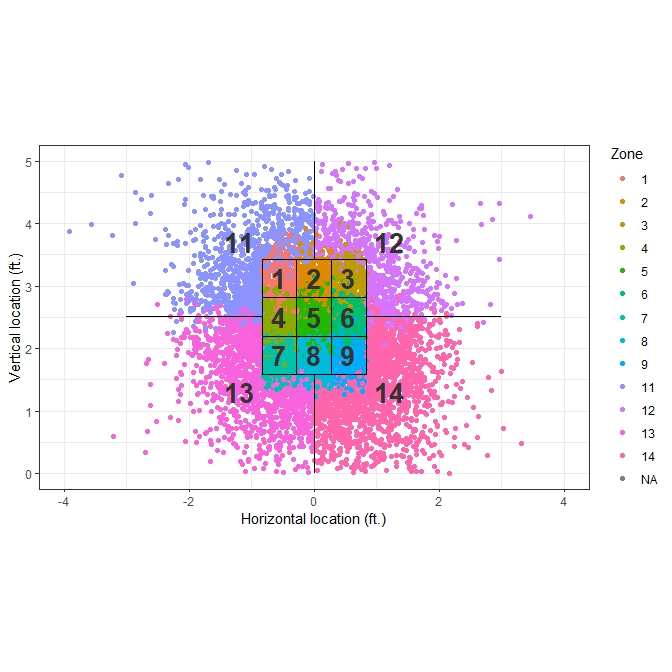

Source code (R):
#--------------------------------------------------------------------------------#
# Visualize the variable "zone"
#--------------------------------------------------------------------------------#

# Install packages
library(data.table)
library(dplyr)
library(ggplot2)

set.seed(0)

# Load the data
mlb2015 = fread("mlb_sc_2015.csv")
mlb2016 = fread("mlb_sc_2016.csv")
mlb2017 = fread("mlb_sc_2017.csv")
mlb2018 = fread("mlb_sc_2018.csv")
mlb2019 = fread("mlb_sc_2019.csv")

# Combine the data
mlb1519 = bind_rows(list(mlb2015, mlb2016, mlb2017, mlb2018, mlb2019)) %>% as_tibble()
attach(mlb1519)

# Strike zone
#----------------------------------------------

# Check min and max value of plate_x and plate_z by zone
mlb1519 %>% 
  group_by(zone) %>% 
  summarize(
  	min_px = min(plate_x), 
  	max_px = max(plate_x), 
  	min_pz = min(plate_z), 
  	max_pz = max(plate_z))

# Check mean(sz_top) and mean(sz_bot)
summary(sz_top)
summary(sz_bot)

# Draw boundaries in strike zone
strike_zone = data.frame(
	z = factor(c(7, 4, 1, 8, 5, 2, 9, 6, 3)), 
	left = c(-0.83, -0.83, -0.83, -0.28, -0.28, -0.28, 0.28, 0.28, 0.28),
	right = c(-0.28, -0.28, -0.28, 0.28, 0.28, 0.28, 0.83, 0.83, 0.83),
	bot = c(1.58, 2.20, 2.82, 1.58, 2.20, 2.82, 1.58, 2.20, 2.82),
	top = c(2.20, 2.82, 3.43, 2.20, 2.82, 3.43, 2.20, 2.82, 3.43)
)

# Draw boundaries in ball zone
ball_zone_11_12 = data.frame(x = c(0, 0), z = c(3.43, 5.0)) # Boundary b/w zone 11 and 12
ball_zone_13_14 = data.frame(x = c(0, 0), z = c(1.58, 0.0)) # Boundary b/w zone 13 and 14
ball_zone_11_13 = data.frame(x = c(-0.83, -3), z = c(2.51, 2.51)) # Boundary b/w zone 11 and 13
ball_zone_12_14 = data.frame(x = c(0.83, 3), z = c(2.51, 2.51)) # Boundary b/w zone 11 and 12

# Visualize 
randsamp = mlb1519 %>% sample_n(10000)
ggplot() + 
  # Axis labels
  xlim(-4, 4) + xlab("Horizontal location (ft.)") + 
  ylim(0, 5) + ylab("Vertical location (ft.)") + 
  theme_bw() + 
  # Pitch distribution colored by zone
  geom_point(data = randsamp, aes(x = plate_x, y = plate_z, color = factor(zone))) + 
  labs(color = "Zone") + 
  # Boundaries in strike zone
  geom_rect(data = strike_zone, aes(xmin = left, xmax = right, ymin = bot, ymax = top), fill = NA, color = "black") + 
  # Zone No. in strike zone
  geom_text(data = strike_zone, aes(x = left + (right - left)/2, y = bot + (top - bot)/2, label = z), size = 7, fontface = 2, color = I("grey20")) + 
  # Boundaries in ball zone
  geom_path(data = ball_zone_11_12, aes(x = x, y = z)) + 
  geom_path(data = ball_zone_13_14, aes(x = x, y = z)) + 
  geom_path(data = ball_zone_11_13, aes(x = x, y = z)) + 
  geom_path(data = ball_zone_12_14, aes(x = x, y = z)) + 
  # Zone No. in ball zone
  annotate("text", x = -1.2, y = 3.7, label = "11", size = 7, fontface = 2, color = I("grey20")) + 
  annotate("text", x = 1.2, y = 3.7, label = "12", size = 7, fontface = 2, color = I("grey20")) + 
  annotate("text", x = -1.2, y = 1.3, label = "13", size = 7, fontface = 2, color = I("grey20")) + 
  annotate("text", x = 1.2, y = 1.3, label = "14", size = 7, fontface = 2, color = I("grey20")) + 
  coord_equal()
